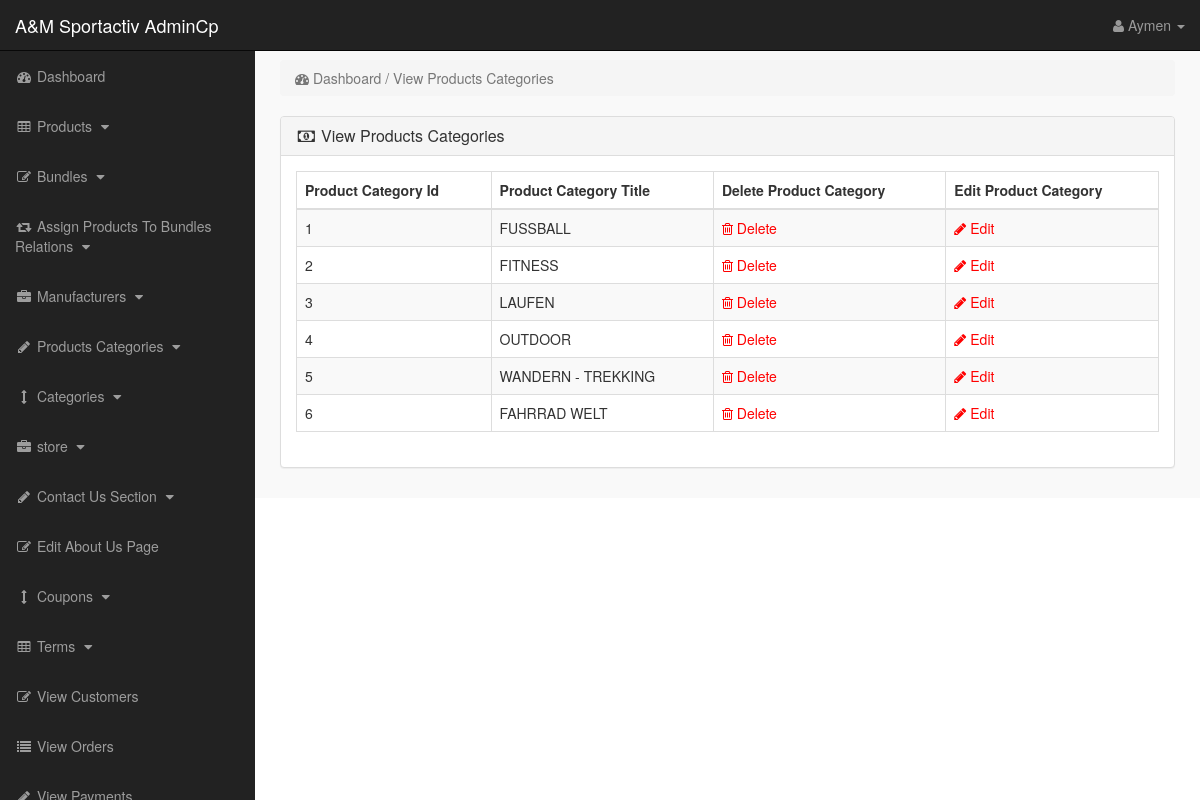
/admin_area/index.php?view_p_cats (signed in), run on the app's committed database.
### tables this page shows
CREATE TABLE IF NOT EXISTS `product_categories` (
  `p_cat_id` int(11) NOT NULL AUTO_INCREMENT,
  `p_cat_title` text NOT NULL,
  `p_cat_top` text NOT NULL,
  `p_cat_image` text NOT NULL,
  PRIMARY KEY (`p_cat_id`) USING BTREE
);

### admin_area/view_p_cats.php (the view)
<?php
if(!isset($_SESSION['admin_email'])){
echo "<script>window.open('login.php','_self')</script>";
}
else {
?>
<div class="row">
<div class="col-lg-12">
<ol class="breadcrumb">
<li class="active">
<i class="fa fa-dashboard"></i> Dashboard / View Products Categories
</li>
</ol>
</div>
</div>
<div class="row">
<div class="col-lg-12">
<div class="panel panel-default">
<div class="panel-heading">
<h3 class="panel-title">
<i class="fa fa-money fa-fw"> </i> View Products Categories
</h3>
</div>
<div class="panel-body">
<div class="table-responsive">
<table class="table table-bordered table-hover table-striped">
<thead>
<tr>
<th>Product Category Id</th>
<th>Product Category Title</th>
<th>Delete Product Category</th>
<th>Edit Product Category</th>
</tr>
</thead>
<tbody>
<?php
$i=0;
$get_p_cats = "select * from product_categories";
$run_p_cats = mysqli_query($con,$get_p_cats);
while($row_p_cats = mysqli_fetch_array($run_p_cats)){
$p_cat_id = $row_p_cats['p_cat_id'];
$p_cat_title = $row_p_cats['p_cat_title'];
$i++;
?>
<tr>
<td> <?php echo $i; ?> </td>
<td> <?php echo $p_cat_title; ?> </td>
<td>
<a href="index.php?delete_p_cat=<?php echo $p_cat_id; ?>">
<i class="fa fa-trash-o"></i> Delete
</a>
</td>
<td>
<a href="index.php?edit_p_cat=<?php echo $p_cat_id; ?>">
<i class="fa fa-pencil"></i> Edit
</a>
</td>
</tr>
<?php } ?>
</tbody>
</table>
</div>
</div>
</div>
</div>
</div>
<?php } ?>

### admin_area/includes/sidebar.php (shortened to what this page needs)
<?php
if(!isset($_SESSION['admin_email'])){
echo "<script>window.open('login.php','_self')</script>";
}
else {
?>
<nav class="navbar navbar-inverse navbar-fixed-top" >
<div class="navbar-header" >
<a class="navbar-brand" href="index.php?dashboard" >A&M Sportactiv AdminCp </a>
</div>
<ul class="nav navbar-right top-nav" >
<li class="dropdown" >
<a href="#" class="dropdown-toggle" data-toggle="dropdown" >
<i class="fa fa-user" ></i>
<?php echo $admin_name; ?> <b class="caret" ></b>
</a>
</li>
</ul>
<div class="collapse navbar-collapse navbar-ex1-collapse">
<ul class="nav navbar-nav side-nav">
<li>
<a href="index.php?dashboard">
<i class="fa fa-fw fa-dashboard"></i> Dashboard
</a>
</li>
<li>
<a href="#" data-toggle="collapse" data-target="#products">
<i class="fa fa-fw fa-table"></i> Products
<i class="fa fa-fw fa-caret-down"></i>
</a>
</li>
<li>
<a href="#" data-toggle="collapse" data-target="#bundles">
<i class="fa fa-fw fa-edit"></i> Bundles
<i class="fa fa-fw fa-caret-down"></i>
</a>
</li>
<li>
<a href="#" data-toggle="collapse" data-target="#relations">
<i class="fa fa-fw fa-retweet"></i> Assign Products To Bundles Relations
<i class="fa fa-fw fa-caret-down"></i>
</a>
</li>
<li>
<a href="#" data-toggle="collapse" data-target="#manufacturers">
<i class="fa fa-fw fa-briefcase"></i> Manufacturers
<i class="fa fa-fw fa-caret-down"></i>
</a>
</li>
<li>
<a href="#" data-toggle="collapse" data-target="#p_cat">
<i class="fa fa-fw fa-pencil"></i> Products Categories
<i class="fa fa-fw fa-caret-down"></i>
</a>
</li>
<li>
<a href="#" data-toggle="collapse" data-target="#cat">
<i class="fa fa-fw fa-arrows-v"></i> Categories
<i class="fa fa-fw fa-caret-down"></i>
</a>
</li>
<li>
<a href="#" data-toggle="collapse" data-target="#store">
<i class="fa fa-fw fa-briefcase"></i> store
<i class="fa fa-fw fa-caret-down"></i>
</a>
</li>
<li>
<a href="#" data-toggle="collapse" data-target="#contact_us">
<i class="fa fa-fw fa-pencil"> </i> Contact Us Section
<i class="fa fa-fw fa-caret-down"></i>
</a>
</li>
<li>
<a href="index.php?edit_about_us">
<i class="fa fa-fw fa-edit"></i> Edit About Us Page
</a>
</li>
<li>
<a href="#" data-toggle="collapse" data-target="#coupons">
<i class="fa fa-fw fa-arrows-v"></i> Coupons
<i class="fa fa-fw fa-caret-down"></i>
</a>
</li>
<li>
<a href="#" data-toggle="collapse" data-target="#terms" >
<i class="fa fa-fw fa-table"></i> Terms
<i class="fa fa-fw fa-caret-down"></i>
</a>
</li>
<li>
<a href="index.php?view_customers">
<i class="fa fa-fw fa-edit"></i> View Customers
</a>
</li>
<li>
<a href="index.php?view_orders">
<i class="fa fa-fw fa-list"></i> View Orders
</a>
</li>
<li>
<a href="index.php?view_payments">
<i class="fa fa-fw fa-pencil"></i> View Payments
</a>
</li>
</ul>
</div>
</nav>
<?php } ?>

### admin_area/css/style.css (style rules this page uses)
body { margin-top:100px; }
@media (min-width: 768px) { body { margin-top:50px; } }
.top-nav { padding:0 15px; }
.top-nav>li { display:inline-block; float:left; }
.top-nav>li>a { padding-top:15px; padding-bottom:15px; line-height:20px; color:#999; }
@media (min-width: 768px) { .side-nav { position:fixed; top:51px; width:255px; border-radius:0; overflow-y:auto; background-color: #222; bottom:0; overflow-x:hidden; padding-bottom:40px; } }
@media (min-width: 768px) { .side-nav>li>a { width:255px; } }
.panel-body { border-radius:5px; }

### data on the page
product_categories: p_cat_title "FUSSBALL"
product_categories: p_cat_title "FITNESS"
product_categories: p_cat_title "LAUFEN"
product_categories: p_cat_title "OUTDOOR"
product_categories: p_cat_title "WANDERN - TREKKING"
product_categories: p_cat_title "FAHRRAD WELT"

### other printed values
$admin_name "Aymen"
